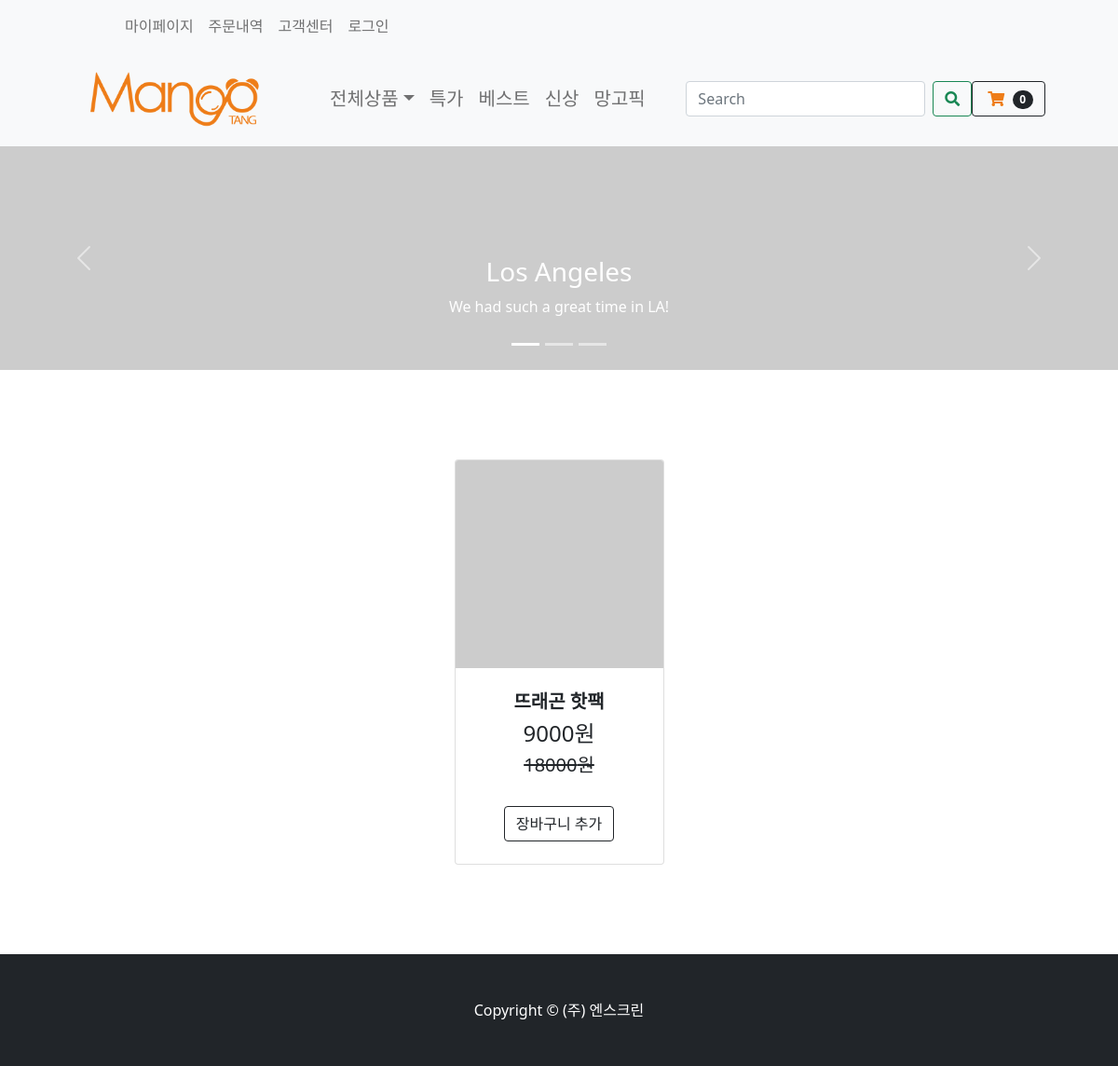
Before: / with the older database file.
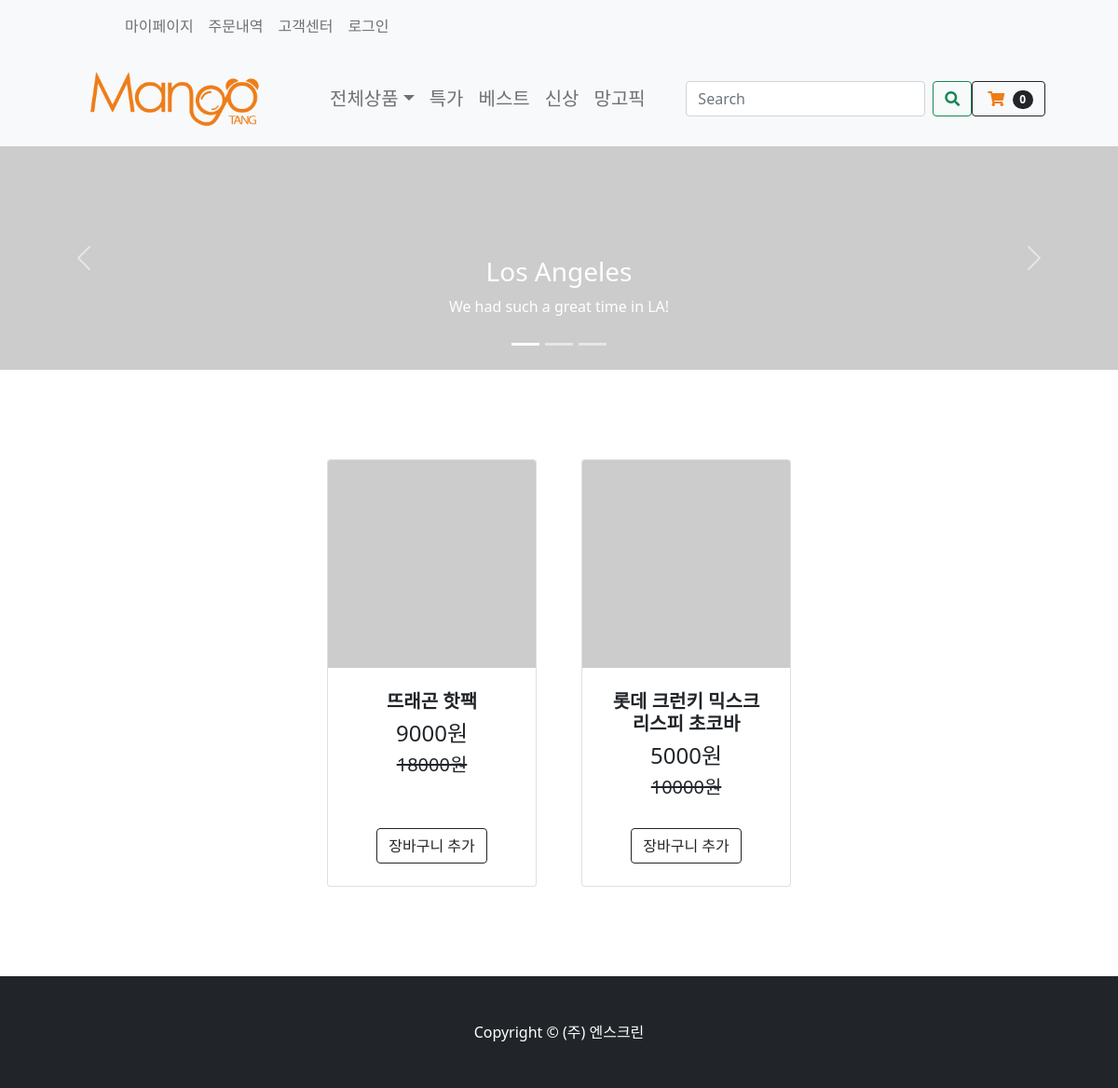
After: the same page with the newer database file.
### store/models.py (models this page shows, shortened)
class Product(models.Model):
    product_name = models.CharField(max_length=200)
    price = models.FloatField()
    seller_code = models.IntegerField(null=False)
    price_discount = models.IntegerField(null=True)
    discount = models.IntegerField(null=True)
    stock = models.IntegerField()
    first_title = models.CharField(max_length=200)
    second_title = models.CharField(max_length=200)
    shipment_price = models.IntegerField(blank=True)
    hash_tag = models.CharField(max_length=200)
    option1 = models.CharField(max_length=200, null=True, blank=True)
    option2 = models.CharField(max_length=200, null=True, blank=True)
    option3 = models.CharField(max_length=200, null=True, blank=True)
    option4 = models.CharField(max_length=200, null=True, blank=True)
    option5 = models.CharField(max_length=200, null=True, blank=True)
    collection_tag = models.CharField(max_length=200, null=True)
    item_company = models.CharField(null=False,max_length=200)

### store/views.py (the view)
# urls.py: path('', include('store.urls')),
def store(request):
    products = Product.objects.all() #product 정보 다가져옴
    context = {'products':products}
    return render(request, 'store/store.html', context)

### store/templates/store/store.html
{% extends 'store/main.html' %}
{% load static %}
{% block content %}
    {% include "store/carousel.html" %}
    <section class="py-5">
        <div class="container px-4 px-lg-5 mt-5">
            <div class="row gx-4 gx-lg-5 row-cols-2 row-cols-md-3 row-cols-xl-4 justify-content-center">
                {% for product in products %}
                <div class="col mb-5">
                    <div class="card h-100">
                        <a href="{% url 'product_detail' %}">
                            <img class="card-img-top" src="https://dummyimage.com/1000x1000/dee2e6/6c757d.jpg" alt="..."/>
                        </a>
                        <div class="card-body p-4">
                            <div class="text-center">
                                <h5 class="fw-bolder">{{ product.product_name }}</h5>
                                <h4>{{ product.price_discount }}원</h4><h5 class="text-decoration-line-through">{{ product.price | floatformat:0}}원</h5>
                            </div>
                        </div>
                        <div class="card-footer p-4 pt-0 border-top-0 bg-transparent">
                            <div class="text-center"><a class="btn btn-outline-dark mt-auto" href="#">장바구니 추가</a>
                            </div>
                        </div>
                    </div>
                </div>
                {% endfor %}
            </div>
        </div>
    </section>
{% endblock content %}

### store/templates/store/main.html (shortened to what this page needs)
<!DOCTYPE html>
{% load static %}
<html>
<head>
    <link href="https://cdn.jsdelivr.net/npm/bootstrap@5.1.3/dist/css/bootstrap.min.css" rel="stylesheet"
>
    <link rel="stylesheet" type="text/css" href="{% static 'css/styles.css' %}">
    <link href="https://cdnjs.cloudflare.com/ajax/libs/font-awesome/5.13.0/css/all.min.css" rel="stylesheet">
</head>
<body>
{% include "store/navbar.html" %}
{% block content %}{% endblock content %}
<footer class="py-5 bg-dark">
    <div class="container"><p class="m-0 text-center text-white">Copyright &copy; (주) 엔스크린</p></div>
</footer>
</body>
</html>

### store/templates/store/navbar.html (shortened to what this page needs)
{% load static %}
<nav class="navbar navbar-expand-lg navbar-light bg-light">
    <div class="bg-light container px-4 px-lg-5">
        <ul class="navbar-nav me-auto mb-2 mb-lg-0 ms-lg-5" style="">
            <li class="nav-item"><a href="{% url 'orderhistory' %}"
                                    class="nav-link dropdown-menu-size-customer">마이페이지</a></li>
            <li class="nav-item"><a href="{% url 'orderhistory' %}"
                                    class="nav-link dropdown-menu-size-customer">주문내역</a></li>
            <li class="nav-item"><a href="{% url 'faq' %}"
                                    class="nav-link dropdown-menu-size-customer">고객센터</a></li>
            <li class="nav-item"><a href="{% url 'login' %}" class="nav-link dropdown-menu-size-customer">로그인</a></li>
        </ul>
    </div>
</nav>
<nav class="navbar navbar-expand-lg navbar-light bg-light">
    <div class="container px-4 px-lg-5">
        <a href="{% url 'store' %}">
            <img src="{% static 'nscreen_logo/4_망고땡_로고 (영문).png' %}" width="220" alt="망고땡몰">
        </a>
        <div class="collapse navbar-collapse" id="navbarSupportedContent">
            <ul class="navbar-nav me-auto mb-2 mb-lg-0 ms-lg-5">
                <li class="nav-item dropdown">
                    <a class="nav-link dropdown-toggle dropdown-menu-size" id="navbarDropdown" href="#" role="button"
                       data-bs-toggle="dropdown" aria-expanded="false">전체상품</a>
                </li>
                <li class="nav-item"><a class="nav-link dropdown-menu-size" href="#!">특가</a></li>
                <li class="nav-item"><a class="nav-link dropdown-menu-size" href="#!">베스트</a></li>
                <li class="nav-item"><a class="nav-link dropdown-menu-size" href="#!">신상</a></li>
                <li class="nav-item"><a class="nav-link dropdown-menu-size" href="#!">망고픽</a></li>
            </ul>
            <form class="d-flex">
                <button class="btn" type="submit"></button>
                <input class="form-control me-2" type="search" placeholder="Search" aria-label="Search">
                <button class="btn btn-outline-success" type="submit"><i class="fas fa-search"></i></button>
            </form>
            <button class="btn btn-outline-dark" type="submit">
                <a href="{% url 'checkout' %}" class="nav-link-cart">
                    <i class="fas fa-shopping-cart"></i>
                    <span class="badge bg-dark text-white ms-1 rounded-pill">0</span>
                </a>
            </button>
        </div>
    </div>
</nav>

### store/templates/store/carousel.html (shortened to what this page needs)
{% load static %}
<div id="demo" class="carousel slide" data-bs-ride="carousel">
    <div class="carousel-indicators">
        <button type="button" data-bs-target="#demo" data-bs-slide-to="0" class="active"></button>
        <button type="button" data-bs-target="#demo" data-bs-slide-to="1"></button>
        <button type="button" data-bs-target="#demo" data-bs-slide-to="2"></button>
    </div>
    <div class="carousel-inner">
        <div class="carousel-item active">
            <img src="https://dummyimage.com/2000x400/dee2e6/6c757d.jpg" alt="Los Angeles" class="d-block"
                 style="width:100%">
            <div class="carousel-caption">
                <h3>Los Angeles</h3>
                <p>We had such a great time in LA!</p>
            </div>
        </div>
    </div>
    <button class="carousel-control-prev" type="button" data-bs-target="#demo" data-bs-slide="prev">
        <span class="carousel-control-prev-icon"></span>
    </button>
    <button class="carousel-control-next" type="button" data-bs-target="#demo" data-bs-slide="next">
        <span class="carousel-control-next-icon"></span>
    </button>
</div>

Changed rows visible on the page:
added Product: product_name "롯데 크런키 믹스크리스피 초코바", price_discount "5000", price "10000"
